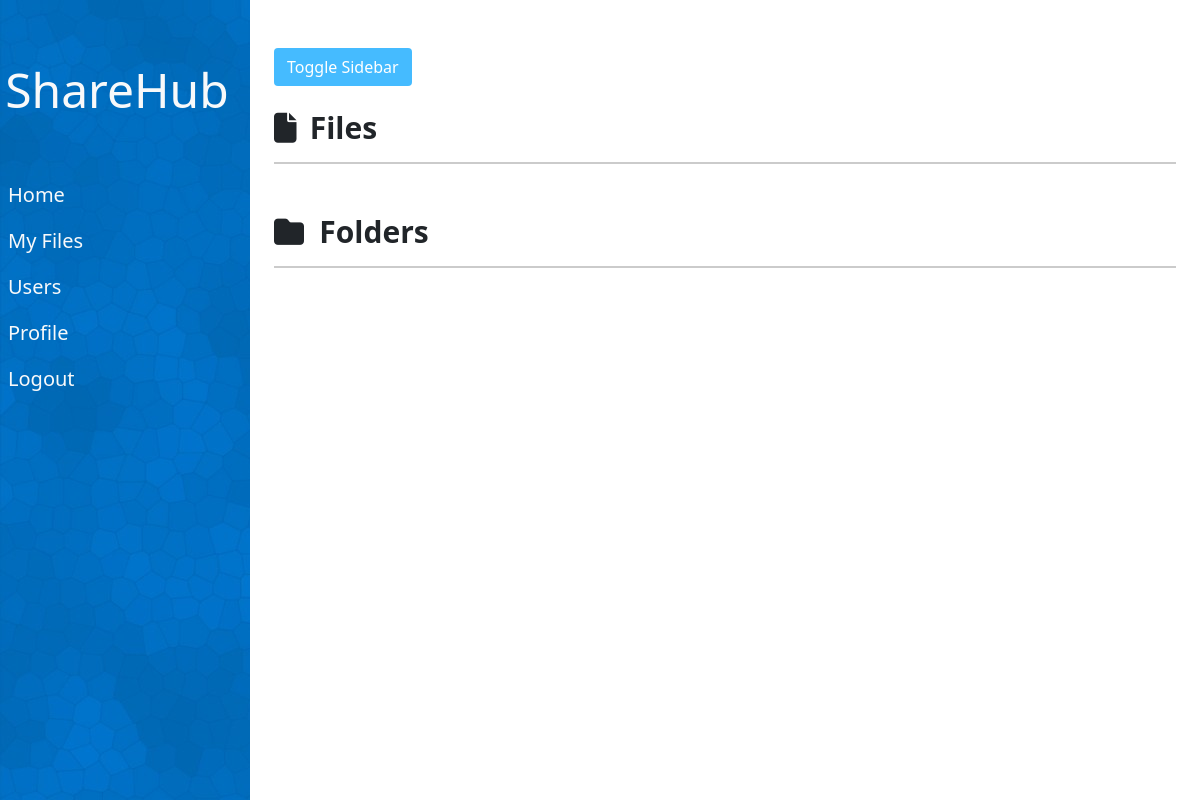
Page /all_users/2 on the earlier database version.
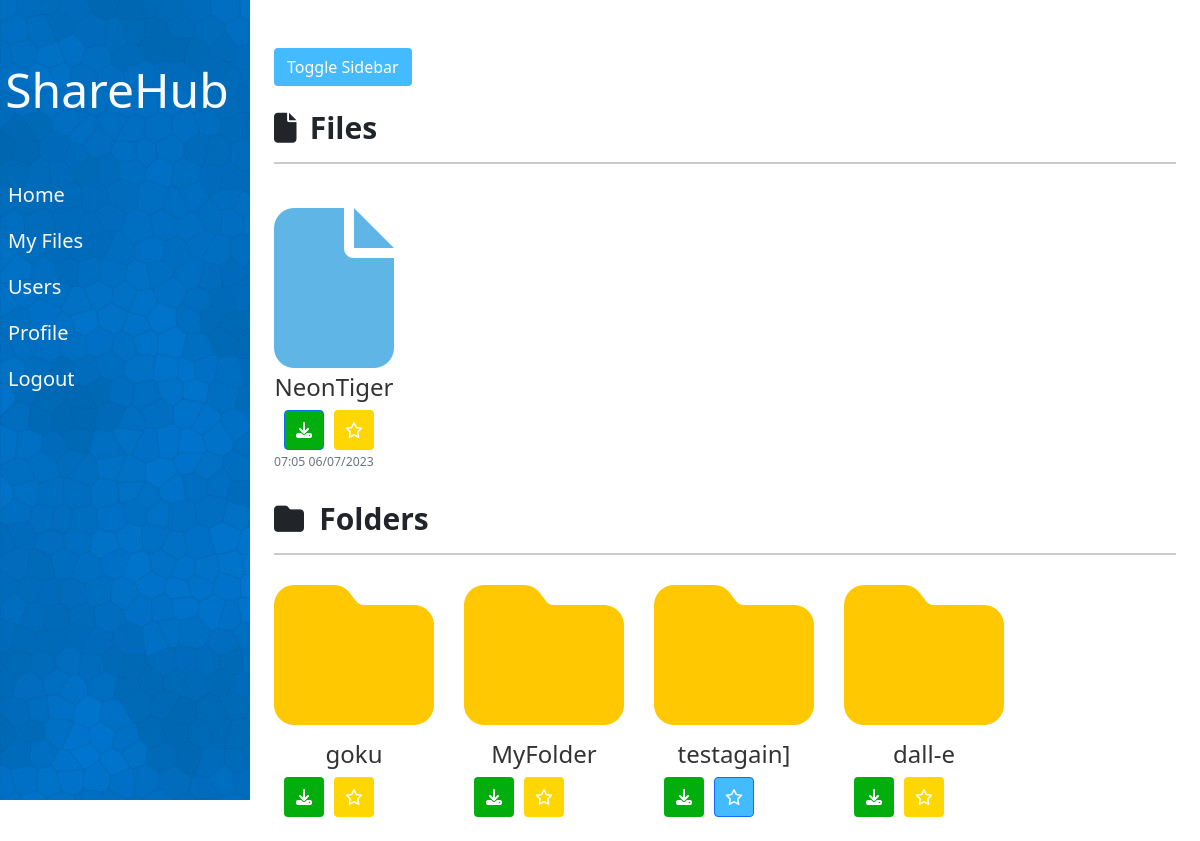
Same page on the later database version.
### root/models.py (models this page shows, shortened)
class AllFiles(models.Model):
    owner= models.ForeignKey(User, on_delete=models.CASCADE)
    title= models.CharField(max_length=100)
    file=models.FileField(upload_to='all_files/', default='')
    created_at=models.DateTimeField(auto_now_add=True,)
    folder = models.ForeignKey(Folder, on_delete=models.CASCADE, null=True, blank=True)
    is_favorite = models.BooleanField(default=False)

class Folder(models.Model):
    name = models.CharField(max_length=255)
    user = models.ForeignKey(User, on_delete=models.CASCADE)
    parent_folder = models.ForeignKey('self', on_delete=models.CASCADE, null=True, blank=True)
    is_favorite = models.BooleanField(default=False)

### root/views.py (the view)
# urls.py: path('all_users/<int:user_id>', MyFileFolderView.as_view(template_name='root/home_base.html'),name='user_repo'),
class MyFileFolderView(TemplateView):
    template_name = 'root/all_files.html'
    def get_context_data(self, **kwargs):
        context = super().get_context_data(**kwargs)
        folder_id=None
        folder_id = self.kwargs.get('parent_folder_id')
        folderuser=None
        logged_user=None
        logged_user=self.kwargs.get('user_id')
        if logged_user:
            logged_user=self.kwargs.get('user_id')
        elif folder_id:
            folderuser=Folder.objects.get(id=folder_id)
            logged_user=folderuser.user
        else:
            logged_user=self.request.user
        if folder_id:
            files = AllFiles.objects.filter(owner=logged_user,folder=folder_id)
        else:
            files = AllFiles.objects.filter(owner=logged_user, folder=None)
        if folder_id:
            folders = Folder.objects.filter(user=logged_user, parent_folder=folder_id)
        else:
            folders = Folder.objects.filter(user=logged_user, parent_folder=None)
        context['files'] = files
        context['folders'] = folders
        context['folderuser']=logged_user
        return context

### root/templates/root/home_base.html (shortened to what this page needs)
{% extends "root/base.html" %}
{% load crispy_forms_tags %}
{% load custom_filters %}
{% block content %}
<h2 class="section-title">
    <i class="fa-solid fa-file" style="font-size: 30px; margin-right: 7px;"></i>
    <span style="font-size: 30px;">Files</span></h2>
<hr class="section-line">
<div class="file-section">
  {% for post in files %}
  <article class="media content-section">
    <div class="media-body">
        <a class="article-title" href="{% url 'subfolder' post.id %}"
         style="text-decoration: none; color: #333; display: flex; flex-direction: column; align-items: center;">
         <i class="fa-solid fa-file fa-10x" style="color: #60b5e7;"></i>
            <h4 style="margin-top: 5px;">{{ post.title }}</h4>
          </a>
          <div class="button-row">
            <a href="{% url 'download_file' post.file.path %}" class="btn btn-primary square-button" style="background-color: #01ae0d;">
              <i class="fa-solid fa-download"></i>
            </a>
            {% with favorite_class=post.is_favorite|yesno:"favpurple,favblue" %}
            <a href="{% url 'toggle_favorite' 'File' post.id %}" class="btn btn-primary favorite-button square-button {{favorite_class}}">
              <i class="fa-regular fa-star"></i>
            </a>
        {% endwith %}
          </div>
      <div class="article-metadata">
        <small class="text-muted">
            {{ post.created_at|date:"H:i d/m/Y" }}
        </small>
      </div>
    </div>
  </article>
  {% endfor %}
</div>
<h2 class="section-title">
    <i class='fa fa-folder blue-color'
    style="margin-right: 9px; font-size: 30px;"></i>
    <span style="font-size: 30px;">Folders</span></h2>
<hr class="section-line">
<div class="folder-section">
  {% for post in folders %}
  <article class="media content-section">
    <div class="media-body">
        <a class="article-title" href="{% url 'subfolder' post.id %}" style="text-decoration: none; color: #333; display: flex; flex-direction: column; align-items: center;">
            <i class="fas fa-folder fa-10x" style="color: #ffc800;"></i>
            <h4 style="margin-top: 5px;">{{ post.name }}</h4>
          </a>
          <div class="button-row">
            <a href="{% url 'download_folder' post.id %}" class="btn btn-primary square-button " style=" background-color: #01ae0d;
            border: none;">
              <i class="fa-solid fa-download"></i>
            </a>
            {% with favorite_class=post.is_favorite|yesno:"favpurple,favblue" %}
            <a href="{% url 'toggle_favorite' 'Folder' post.id %}" class="btn btn-primary favorite-button square-button {{favorite_class}}">
              <i class="fa-regular fa-star"></i>
            </a>
        {% endwith %}
          </div>
    </div>
  </article>
  {% endfor %}
</div>
{% endblock content %}

### root/templates/root/base.html (shortened to what this page needs)
{%load static%}
<!DOCTYPE html>
<html lang="en">
  <head>
    <link
      rel="stylesheet"
      href="https://stackpath.bootstrapcdn.com/bootstrap/5.0.0-alpha2/css/bootstrap.min.css"
    />
    <link rel="stylesheet" href="https://maxcdn.bootstrapcdn.com/font-awesome/4.4.0/css/font-awesome.min.css">
    <link rel='stylesheet' href='https://cdnjs.cloudflare.com/ajax/libs/font-awesome/4.7.0/css/font-awesome.min.css'>
    <link
      rel="stylesheet"
      type="text/css"
      href="{% static 'root/home.css' %}"
    />
  </head>
  <body>
    <nav
      class="navbar navbar-expand d-flex flex-column align-item-start active-nav"
      id="sidebar"
    >
      <a href="#" class="navbar-brand text-light mt-5">
        <div class="display-5 font-weight-bold">ShareHub</div>
      </a>
      <ul class="navbar-nav d-flex flex-column mt-5 w-100">
        <li class="nav-item w-100">
          <a href="{% url 'home'%}" class="nav-link text-light pl-4">Home</a>
        </li>
        <li class="nav-item w-100">
          <a href="{% url 'all_files'%}" class="nav-link text-light pl-4"
            >My Files</a
          >
        </li>
        <li class="nav-item w-100">
          <a href="{% url 'all_users'%}" class="nav-link text-light pl-4"
            >Users</a
          >
        </li>
        <li class="nav-item w-100">
          <a href="{% url 'profile'%}" class="nav-link text-light pl-4"
            >Profile</a
          >
        </li>
        <li class="nav-item w-100">
          <a href="{% url 'logout'%}" class="nav-link text-light pl-4"
            >Logout</a
          >
        </li>
      </ul>
    </nav>
    <section class="p-4 my-container active-cont">
      <button class="btn my-4" id="menu-btn">Toggle Sidebar</button>
       {% block content %}{% endblock %}
    </section>
  </body>
</html>

### root/static/root/home.css (style rules this page uses)
* { margin: 0; padding: 0; box-sizing: border-box; }
body { min-height: 100vh; background-color: #fff; }
.navbar { width: 250px; height: 100vh; position: fixed; margin-left: -300px; background-image: url("landing_page_bg.jpg"); transition: 0.4s; }
.nav-link { font-size: 1.25em; }
.my-container { transition: 0.4s; }
.active-nav { margin-left: 0; }
.active-cont { margin-left: 250px; }
#menu-btn { background-color: #45bbff; color: #fff; }
.favpurple { background-color: #FFD700; border: none; }
.favblue { background-color: #45bbff; }
.file-section { display: flex; flex-wrap: wrap; gap: 40px; margin-bottom: 30px; }
.folder-section { display: flex; flex-wrap: wrap; gap: 30px; }
.section-title { font-size: 24px; font-weight: bold; margin-bottom: 10px; }
.section-line { border: none; border-top: 2px solid #333; margin-bottom: 20px; }
.article-metadata { margin-top: 0px; font-size: 14px; color: #999; }
.square-button { display: flex; align-items: center; justify-content: center; width: 40px; height: 40px; padding: 0; }
.button-row { display: flex; gap: 10px; }

Differences in the rows shown:
added AllFiles: title "NeonTiger", created_at "07:05 06/07/2023"
added Folder: name "goku"
added Folder: name "MyFolder"
added Folder: name "testagain]"
added Folder: name "dall-e"
